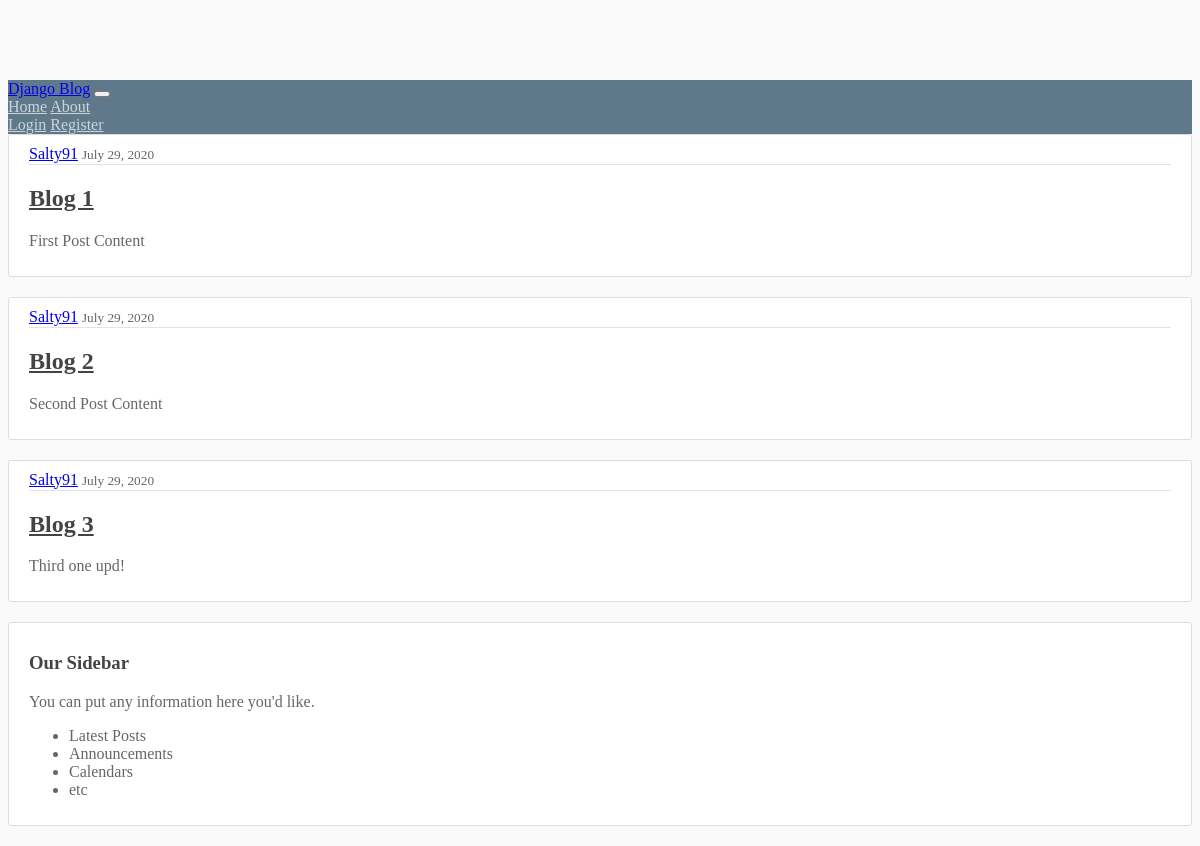
The page / on the database its author committed.
### blog/models.py (models this page shows, shortened)
class Post(models.Model):
    title = models.CharField(max_length=100)
    content = models.TextField()
    date_posted = models.DateTimeField(default=timezone.now)
    author = models.ForeignKey(User, on_delete=models.CASCADE)

### blog/views.py (the view)
# urls.py: path('', views.home, name='blog-home'),
def home(request):
    context = {
        'posts': Post.objects.all()
    }
    return render(request, 'blog/home.html', context)

### blog/templates/blog/home.html
{% extends "blog/base.html" %}
{% block content %}
    {% for post in posts %}
        <article class="media content-section">
          <div class="media-body">
            <div class="article-metadata">
              <a class="mr-2" href="#">{{ post.author }}</a>
              <small class="text-muted">{{ post.date_posted|date:"F d, Y"}}</small>
            </div>
            <h2><a class="article-title" href="#">{{ post.title }}</a></h2>
            <p class="article-content">{{ post.content }}</p>
          </div>
        </article>
    {% endfor %}
{% endblock content %}

### blog/static/blog/main.css (style rules this page uses)
body { background: #fafafa; color: #666666; margin-top: 5rem; }
h1, h2, h3, h4, h5, h6 { color: #444444; }
.content-section { background: #ffffff; padding: 10px 20px; border: 1px solid #dddddd; border-radius: 3px; margin-bottom: 20px; }
.article-title { color: #444444; }
.article-content { white-space: pre-line; }
.article-metadata { padding-bottom: 1px; margin-bottom: 4px; border-bottom: 1px solid #e3e3e3 }

### rows shown on the page
Post: author "Salty91", date_posted "July 29, 2020", title "Blog 1", content "First Post Content"
Post: author "Salty91", date_posted "July 29, 2020", title "Blog 2", content "Second Post Content"
Post: author "Salty91", date_posted "July 29, 2020", title "Blog 3", content "Third one upd!"
